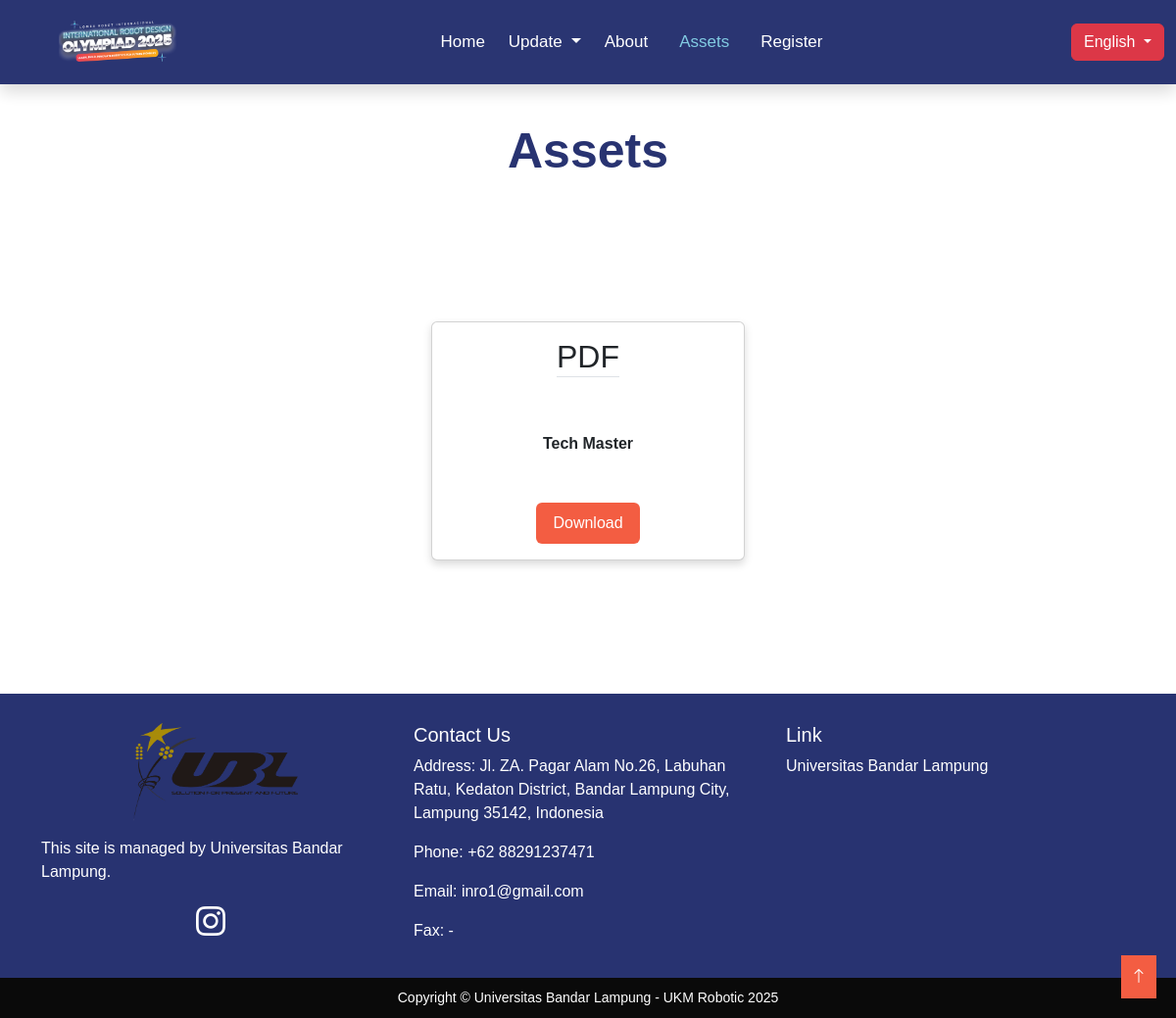
Before: /en/unduhan with the older database file.
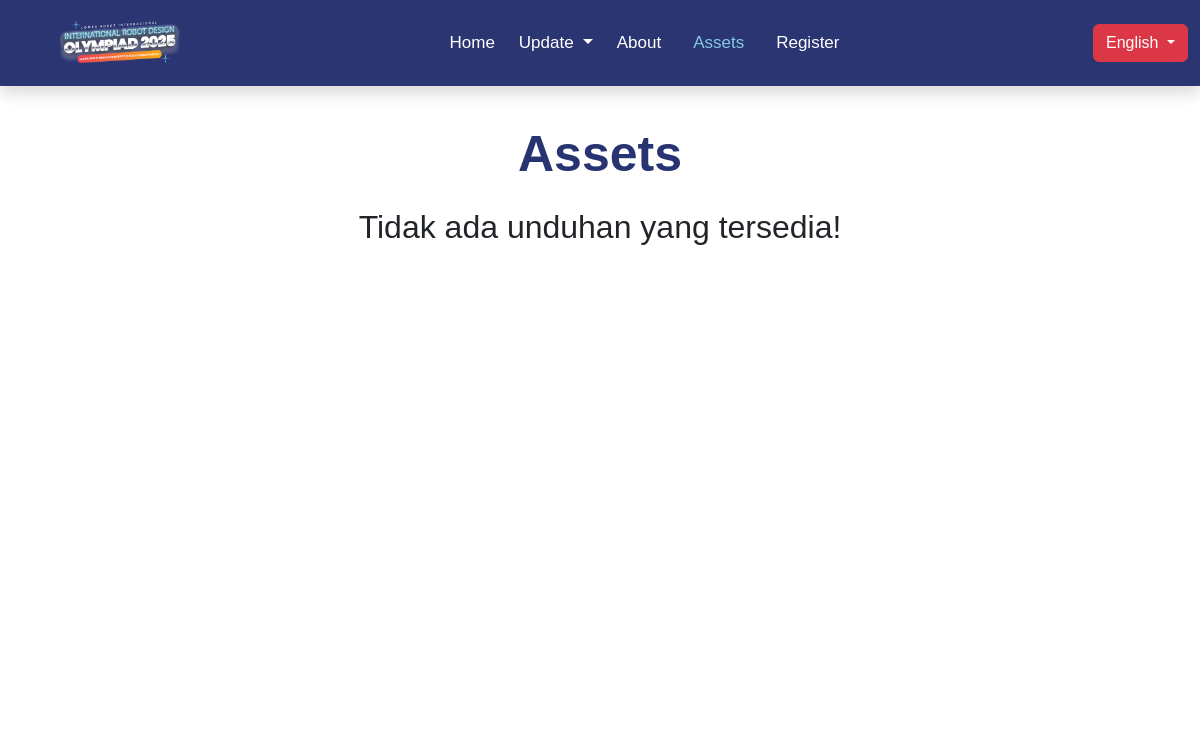
After: the same page with the newer database file.
### tables this page shows
CREATE TABLE `unduhan` (
  `id` int(11) NOT NULL,
  `judul` varchar(50) NOT NULL,
  `namaFile` varchar(50) NOT NULL,
  `jenisFile` varchar(15) NOT NULL,
  `judulInggris` varchar(30) NOT NULL,
  `namaFileInggris` varchar(30) NOT NULL
);

### views/en/unduhan.php (the view, shortened to what this page needs)
<!doctype html>
<html lang="en">
<head>
<body>
  <?php
  include 'komponen/navbar.php';
  ?>
  <div class="container text-center bg-body pb-3" style="padding-top: 100px;">
    <h1 class="pt-4">Assets</h1>
    <div class="row pt-3 d-flex justify-content-center" style="min-height : 500px">
      <?php
      require 'config/database.php';
      $query = "SELECT * FROM unduhan ORDER BY id DESC";
      $result = $conn->query($query);
      if ($result->num_rows == 0) {
        echo "<h2>Tidak ada unduhan yang tersedia!</h2>";
        exit;
      }
      ?>
      <?php while ($unduhan = $result->fetch_assoc()): ?>
        <div class="col-md-4 d-flex justify-content-center align-items-center my-3">
          <div class="card" style="width: 20rem;">
            <div class="card-body">
              <h2 class="d-inline-flex align-items-center border-bottom">
                <?= htmlspecialchars($unduhan['jenisFile']) ?>
              </h2>
              <p class="card-text my-5 fw-semibold"><?= htmlspecialchars($unduhan['judul']) ?></p>
              <a href="unduhan/<?= htmlspecialchars($unduhan['namaFile']) ?>" class="btn text-white px-3 py-2"
                style="background-color: #F35D42" download>Download</a>
            </div>
          </div>
        <?php endwhile; ?>
    </div>
  </div>
      </div>
  <?php
  include 'komponen/footer.php';
  ?>
</body>
</html>

### views/en/komponen/footer.php (shortened to what this page needs)
<footer class="footer">
    <div class="container">
        <div class="row">
            <div class="col-md-4 text-center">
                <img src="img/ubl.png" alt="Logo" class="footer-logo mb-3">
                <p class="text-start">This site is managed by Universitas Bandar Lampung.</p>
                <div class="footer-icons">
                    <a href="https://www.instagram.com/kampusubl/"  target="_blank" rel="noopener noreferrer"><i class="bi bi-instagram"></i></a>
                </div>
            </div>
            <div class="col-md-4 tesaja">
                <h5>Contact Us</h5>
                <p class="hover-effect">Address: Jl. ZA. Pagar Alam No.26, Labuhan Ratu, Kedaton District, Bandar Lampung City, Lampung 35142, Indonesia</p>
                <p class="hover-effect">Phone: +62 88291237471</p>
                <p class="hover-effect">Email: inro1@gmail.com</p>
                <p class="hover-effect">Fax: -</p>
            </div>
            <div class="col-md-4 text-center text-md-start">
                <h5>Link</h5>
                <ul class="list-unstyled">
                    <li><a href="https://ubl.ac.id/" target="_blank" rel="noopener noreferrer">Universitas Bandar
                            Lampung</a></li>
                </ul>
            </div>
        </div>
    </div>
    <div class="footer-bottom">
    Copyright © Universitas Bandar Lampung - UKM Robotic 2025
    </div>
    <a href="<?php echo $_SERVER['REQUEST_URI']; ?>#" class="back-to-top">
        <i class="bi bi-arrow-up"></i>
    </a>
</footer>

Changed rows visible on the page:
removed unduhan: jenisFile "PDF", judul "Tech Master"
Other visible differences:
text no longer shown: "This site is managed by Universitas Bandar Lampung. Contact Us Address: Jl. ZA. Pagar Alam No.26, Labuhan Ratu, Kedaton District, Bandar Lampung City, Lampung 35142, Indonesia Phone: +62 88291237471 Email: inro1@gmail.com Fax: - Link Universitas Bandar Lampung Copyright © Universitas Bandar Lampung - UKM Robotic 2025"
text now shown: "Tidak ada unduhan yang tersedia!"
